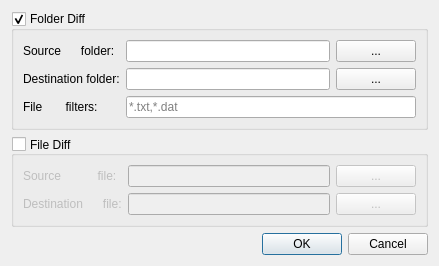
<?xml version="1.0" encoding="UTF-8"?>
<ui version="4.0">
 <class>DiffDialog</class>
 <widget class="QDialog" name="DiffDialog">
  <property name="geometry">
   <rect>
    <x>0</x>
    <y>0</y>
    <width>439</width>
    <height>253</height>
   </rect>
  </property>
  <property name="windowTitle">
   <string>DiffDialog</string>
  </property>
  <layout class="QVBoxLayout" name="verticalLayout">
   <item>
    <widget class="QGroupBox" name="foldergroupBox">
     <property name="title">
      <string>Folder Diff</string>
     </property>
     <property name="checkable">
      <bool>true</bool>
     </property>
     <layout class="QGridLayout" name="gridLayout">
      <item row="0" column="0">
       <widget class="QLabel" name="label">
        <property name="text">
         <string>Source      folder:</string>
        </property>
       </widget>
      </item>
      <item row="0" column="1">
       <widget class="QLineEdit" name="srcfolder">
        <property name="readOnly">
         <bool>true</bool>
        </property>
       </widget>
      </item>
      <item row="0" column="2">
       <widget class="QPushButton" name="pushButton">
        <property name="maximumSize">
         <size>
          <width>16777215</width>
          <height>16777215</height>
         </size>
        </property>
        <property name="text">
         <string>...</string>
        </property>
       </widget>
      </item>
      <item row="1" column="0">
       <widget class="QLabel" name="label_2">
        <property name="text">
         <string>Destination folder:</string>
        </property>
       </widget>
      </item>
      <item row="1" column="1">
       <widget class="QLineEdit" name="dstfloder">
        <property name="minimumSize">
         <size>
          <width>200</width>
          <height>0</height>
         </size>
        </property>
        <property name="readOnly">
         <bool>true</bool>
        </property>
       </widget>
      </item>
      <item row="1" column="2">
       <widget class="QPushButton" name="pushButton_2">
        <property name="maximumSize">
         <size>
          <width>16777215</width>
          <height>16777215</height>
         </size>
        </property>
        <property name="text">
         <string>...</string>
        </property>
       </widget>
      </item>
      <item row="2" column="0">
       <widget class="QLabel" name="label_3">
        <property name="text">
         <string>File       filters:</string>
        </property>
       </widget>
      </item>
      <item row="2" column="1" colspan="2">
       <widget class="QLineEdit" name="fliterLineEdit">
        <property name="placeholderText">
         <string>*.txt,*.dat</string>
        </property>
        <property name="clearButtonEnabled">
         <bool>true</bool>
        </property>
       </widget>
      </item>
     </layout>
    </widget>
   </item>
   <item>
    <widget class="QGroupBox" name="filegroupBox">
     <property name="title">
      <string>File Diff</string>
     </property>
     <property name="alignment">
      <set>Qt::AlignLeading|Qt::AlignLeft|Qt::AlignVCenter</set>
     </property>
     <property name="flat">
      <bool>false</bool>
     </property>
     <property name="checkable">
      <bool>true</bool>
     </property>
     <property name="checked">
      <bool>false</bool>
     </property>
     <layout class="QGridLayout" name="gridLayout_2">
      <item row="0" column="0">
       <widget class="QLabel" name="label_4">
        <property name="text">
         <string>Source           file:</string>
        </property>
       </widget>
      </item>
      <item row="0" column="1">
       <widget class="QLineEdit" name="srcfile"/>
      </item>
      <item row="0" column="2">
       <widget class="QPushButton" name="pushButton_3">
        <property name="maximumSize">
         <size>
          <width>16777215</width>
          <height>16777215</height>
         </size>
        </property>
        <property name="text">
         <string>...</string>
        </property>
       </widget>
      </item>
      <item row="1" column="0">
       <widget class="QLabel" name="label_5">
        <property name="text">
         <string>Destination      file:</string>
        </property>
       </widget>
      </item>
      <item row="1" column="1">
       <widget class="QLineEdit" name="dstfile"/>
      </item>
      <item row="1" column="2">
       <widget class="QPushButton" name="pushButton_4">
        <property name="maximumSize">
         <size>
          <width>16777215</width>
          <height>16777215</height>
         </size>
        </property>
        <property name="text">
         <string>...</string>
        </property>
       </widget>
      </item>
     </layout>
    </widget>
   </item>
   <item>
    <spacer name="verticalSpacer">
     <property name="orientation">
      <enum>Qt::Vertical</enum>
     </property>
     <property name="sizeHint" stdset="0">
      <size>
       <width>20</width>
       <height>17</height>
      </size>
     </property>
    </spacer>
   </item>
   <item>
    <widget class="QDialogButtonBox" name="buttonBox">
     <property name="orientation">
      <enum>Qt::Horizontal</enum>
     </property>
     <property name="standardButtons">
      <set>QDialogButtonBox::Cancel|QDialogButtonBox::Ok</set>
     </property>
    </widget>
   </item>
  </layout>
 </widget>
 <resources/>
 <connections>
  <connection>
   <sender>buttonBox</sender>
   <signal>accepted()</signal>
   <receiver>DiffDialog</receiver>
   <slot>accept()</slot>
   <hints>
    <hint type="sourcelabel">
     <x>224</x>
     <y>236</y>
    </hint>
    <hint type="destinationlabel">
     <x>157</x>
     <y>242</y>
    </hint>
   </hints>
  </connection>
  <connection>
   <sender>buttonBox</sender>
   <signal>rejected()</signal>
   <receiver>DiffDialog</receiver>
   <slot>reject()</slot>
   <hints>
    <hint type="sourcelabel">
     <x>246</x>
     <y>236</y>
    </hint>
    <hint type="destinationlabel">
     <x>252</x>
     <y>242</y>
    </hint>
   </hints>
  </connection>
 </connections>
</ui>
